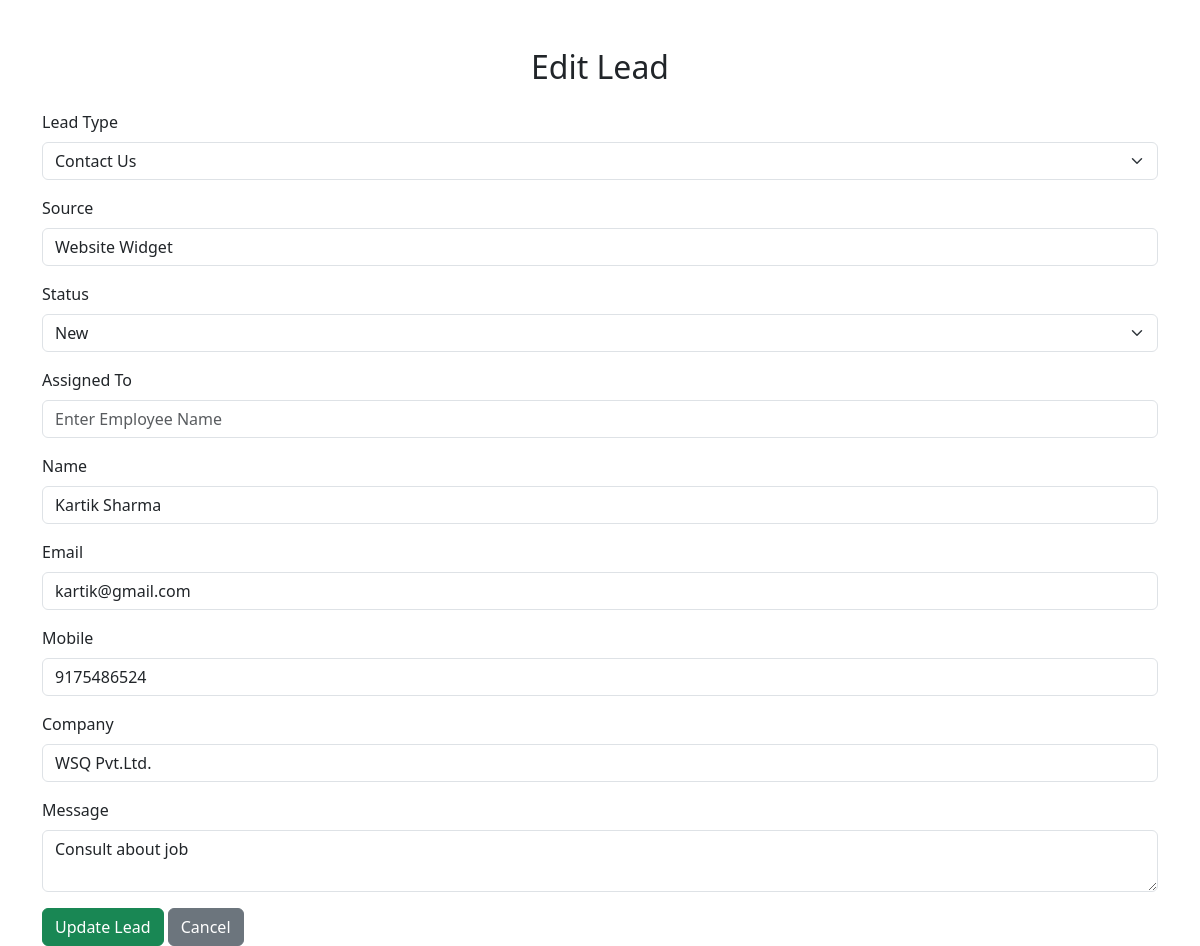
Page /api/leads/edit/6/ on the committed database.
### app1/models.py (models this page shows, shortened)
class Lead(models.Model):
    LEAD_TYPES = [
        ("Contact Us", "Contact Us"),
        ("Enquire Now", "Enquire Now"),
        ("Request Demo", "Request Demo"),
    ]
    STATUS_CHOICES = [
        ("New", "New"),
        ("Contacted", "Contacted"),
        ("Qualified", "Qualified"),
        ("Interested", "Interested"),
        ("Converted", "Converted"),
        ("Lost", "Lost"),
    ]
    lead_type = models.CharField(
        max_length=30,
        choices=LEAD_TYPES,
        default="Contact Us"
    )
    source = models.CharField(
        max_length=50,
        default="Website Widget"
    )
    status = models.CharField(
        max_length=20,
        choices=STATUS_CHOICES,
        default="New"
    )
    assigned_to = models.CharField(
        max_length=100,
        blank=True
    )
    name = models.CharField(max_length=100)
    email = models.EmailField()
    mobile = models.CharField(max_length=15)
    company = models.CharField(max_length=100)
    message = models.TextField()
    created_at = models.DateTimeField(auto_now_add=True)

### app1/views.py (the view, shortened to what this page needs)
# urls.py: path("edit/<int:id>/", views.edit_lead, name="edit_lead"),
def edit_lead(request, id):
    lead = get_object_or_404(Lead, id=id)
    return render(request, "app1/edit_lead.html", {"lead": lead})

### app1/templates/app1/edit_lead.html (shortened to what this page needs)
<!DOCTYPE html>
<html>
<head>
    <link href="https://cdn.jsdelivr.net/npm/bootstrap@5.3.3/dist/css/bootstrap.min.css" rel="stylesheet">
</head>
<body class="container mt-5">
<h2 class="text-center mb-4">
    Edit Lead
</h2>
<form method="POST">
<label class="form-label">Lead Type</label>
<select class="form-select mb-3" name="lead_type">
    <option value="Contact Us" {% if lead.lead_type == "Contact Us" %}selected{% endif %}>
        Contact Us
    </option>
</select>
<label class="form-label">Source</label>
<input
    type="text"
    name="source"
    class="form-control mb-3"
    value="{{ lead.source }}"
    placeholder="Enter Source">
<label class="form-label">Status</label>
<select class="form-select mb-3" name="status">
    <option value="New" {% if lead.status == "New" %}selected{% endif %}>New</option>
</select>
<label class="form-label">Assigned To</label>
<input
    type="text"
    name="assigned_to"
    class="form-control mb-3"
    value="{{ lead.assigned_to }}"
    placeholder="Enter Employee Name">
<label class="form-label">Name</label>
<input
    class="form-control mb-3"
    name="name"
    value="{{ lead.name }}"
    placeholder="Enter Name"
    required>
<label class="form-label">Email</label>
<input
    class="form-control mb-3"
    type="email"
    name="email"
    value="{{ lead.email }}"
    placeholder="Enter Email"
    required>
<label class="form-label">Mobile</label>
<input
    class="form-control mb-3"
    name="mobile"
    value="{{ lead.mobile }}"
    placeholder="Enter Mobile Number"
    required>
<label class="form-label">Company</label>
<input
    class="form-control mb-3"
    name="company"
    value="{{ lead.company }}"
    placeholder="Enter Company Name">
<label class="form-label">Message</label>
<textarea
    class="form-control mb-3"
    name="message"
    placeholder="Enter Message">{{ lead.message }}</textarea>
<button type="submit" class="btn btn-success">
    Update Lead
</button>
<a href="{% url 'lead_list' %}" class="btn btn-secondary">
    Cancel
</a>
</form>
</body>
</html>

### rows in the picture
Lead: lead_type "Contact Us", source "Website Widget", status "New", name "Kartik Sharma", email "kartik@gmail.com", mobile "9175486524", company "WSQ Pvt.Ltd.", message "Consult about job"
